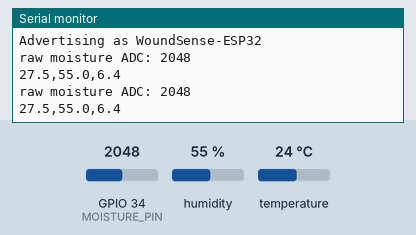
This sketch was run on a simulated ESP32. Shown: the last lines printed to the serial monitor. The inputs (shaded band) are chosen by the test bench; at power-on: humidity 55 %, GPIO 34 (MOISTURE_PIN) = 2048, temperature 24 °C. Nothing arrives over Bluetooth unless stated; a phone connects over Bluetooth LE 3 s after start.

Above: at 4.8 s.
4.9 s: humidity set to 22 %
At 7.1 s:
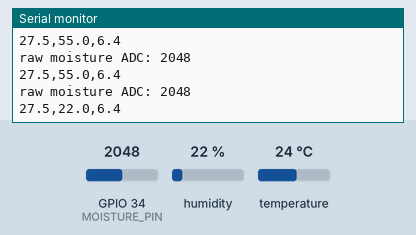
7.9 s: GPIO 34 (MOISTURE_PIN) set to 2866
At 8.9 s:
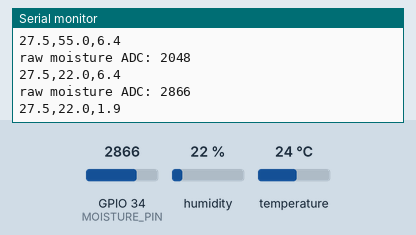
10.9 s: temperature set to 12 °C
At 13.5 s:
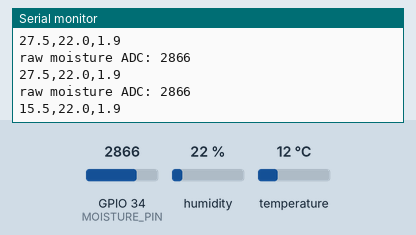
13.9 s: GPIO 34 (MOISTURE_PIN) set to 3603
At 15.2 s:
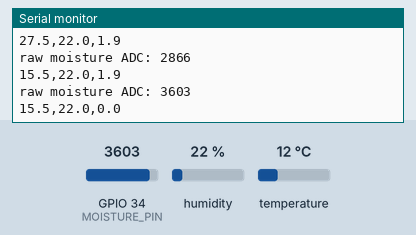
16.9 s: humidity set to 40 %
At 18.7 s:
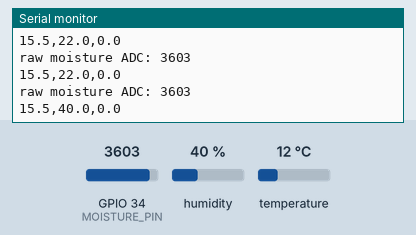
Timing chart, 0 to 20.2 s (numbered marks = the images above; inputs shaded):
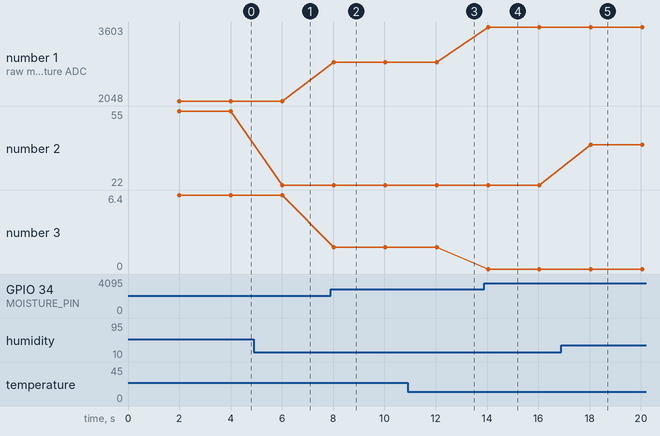

The sketch:

woundsense_ble.ino
```cpp
// WoundSense ESP32 + DHT22 BLE test firmware.
// Advertises as "WoundSense-ESP32" and notifies "temp,humidity,moisture" (e.g. "36.9,60.2,3.4")
// every 2s. moisture is 0-10 (0 = dry, 10 = fully wet) from an analog moisture sensor.
//
// Libraries (Arduino Library Manager): "DHT sensor library" + "Adafruit Unified Sensor".
// BLE comes with the ESP32 Arduino core. Board: "ESP32 Dev Module".
// Wiring: DHT22 VCC -> 3V3, GND -> GND, DATA -> GPIO 4 (add 10k pull-up to 3V3 if your module has none).
//         Moisture sensor VCC -> 3V3, GND -> GND, AOUT -> GPIO 34 (ADC1; ADC2 pins clash with BLE/Wi-Fi).

#include <BLEDevice.h>
#include <BLEServer.h>
#include <BLEUtils.h>
#include <BLE2902.h>
#include <DHT.h>

#define DHT_PIN 4
#define DHT_TYPE DHT22

// Moisture sensor calibration. These two raw ADC values are PLACEHOLDERS: read the raw value
// in open air (dry) and with the sensor wetted (wet) from the serial monitor, then edit them.
// Capacitive sensors read LOWER when wet; if yours reads higher when wet, swap the two values.
#define MOISTURE_PIN 34
#define ADC_DRY 3200
#define ADC_WET 1400

// The model expects BODY temperature (core-equivalent, ~36.5-37.5 degC when well), matching the
// SIRS/Sepsis-3 thresholds it was built on. The DHT22 sits in the dressing and reads lower, so a
// fixed skin-to-core offset is added. 3.5 degC is a typical value; calibrate it against a clinical
// thermometer on the wearer (same constant as firmware/esp32_smart_bandage).
#define SKIN_TO_CORE_OFFSET_C 3.5f

#define DEVICE_NAME "WoundSense-ESP32"
#define SERVICE_UUID "4fafc201-1fb5-459e-8fcc-c5c9c331914b"
#define CHAR_UUID "beb5483e-36e1-4688-b7f5-ea07361b26a8"

DHT dht(DHT_PIN, DHT_TYPE);
BLECharacteristic *sensorChar;
bool connected = false;

class ServerCallbacks : public BLEServerCallbacks {
  void onConnect(BLEServer *) override { connected = true; }
  void onDisconnect(BLEServer *server) override {
    connected = false;
    server->startAdvertising();  // allow the phone to reconnect
  }
};

void setup() {
  Serial.begin(115200);
  dht.begin();

  BLEDevice::init(DEVICE_NAME);
  BLEServer *server = BLEDevice::createServer();
  server->setCallbacks(new ServerCallbacks());

  BLEService *service = server->createService(SERVICE_UUID);
  sensorChar = service->createCharacteristic(
      CHAR_UUID, BLECharacteristic::PROPERTY_READ | BLECharacteristic::PROPERTY_NOTIFY);
  sensorChar->addDescriptor(new BLE2902());
  service->start();

  BLEAdvertising *adv = BLEDevice::getAdvertising();
  adv->addServiceUUID(SERVICE_UUID);
  adv->setScanResponse(true);
  BLEDevice::startAdvertising();
  Serial.println("Advertising as " DEVICE_NAME);
}

void loop() {
  delay(2000);  // DHT22 can't be read faster than ~0.5 Hz
  float t = dht.readTemperature() + SKIN_TO_CORE_OFFSET_C;
  float h = dht.readHumidity();
  if (isnan(t) || isnan(h)) {
    Serial.println("DHT22 read failed - check wiring");
    return;
  }
  int raw = analogRead(MOISTURE_PIN);
  float moisture = (float)(raw - ADC_DRY) / (float)(ADC_WET - ADC_DRY) * 10.0f;
  moisture = constrain(moisture, 0.0f, 10.0f);

  char buf[28];
  snprintf(buf, sizeof(buf), "%.1f,%.1f,%.1f", t, h, moisture);
  Serial.print("raw moisture ADC: ");
  Serial.println(raw);
  Serial.println(buf);
  sensorChar->setValue((uint8_t *)buf, strlen(buf));
  if (connected) sensorChar->notify();
}
```

Measured:
- after the input at 4.9 s, the serial monitor: prints a new line after 1.1 s (image 1)
- after the input at 7.9 s, the serial monitor: prints a new line after 0.12 s (image 2)
- after the input at 10.9 s, the serial monitor: prints a new line after 1.1 s (image 3)
- after the input at 13.9 s, the serial monitor: prints a new line after 0.14 s (image 4)
- after the input at 16.9 s, the serial monitor: prints a new line after 1.2 s (image 5)
- plotted number 1: 2048 → 2866 after the input at 7.9 s, 2866 → 3603 after the input at 13.9 s
- plotted number 2: 55 → 22 after the input at 4.9 s, 22 → 40 after the input at 16.9 s
- plotted number 3: 6.4 → 1.9 after the input at 7.9 s, 1.9 → 0 after the input at 13.9 s
